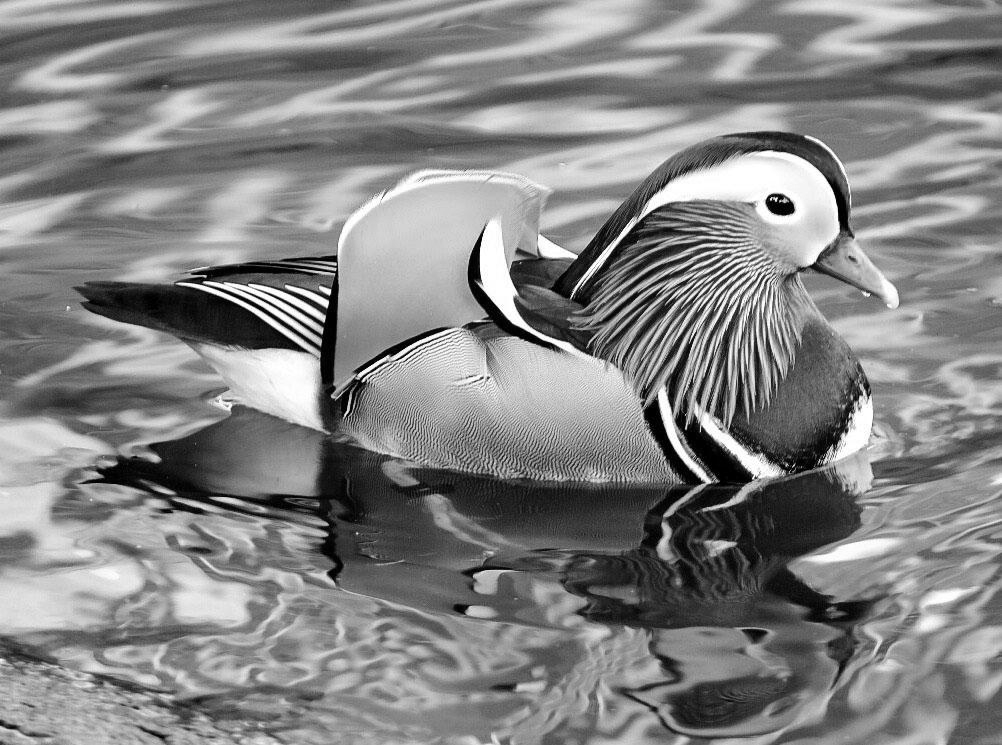
//> input picture testDuck.pgm, 1002 x 745 px
$ ./segmentationFilter testDuck.pgm duck.jpg   (built with g++ and OpenCV 4)
//> lines starting //> are read from the running program, lines starting //| are printed output that depends on the picture; after the words box and inside, x2 and y2 are one past the last pixel; in counts of white or black regions, pixels touching at a corner belong together
/**
 * original authors: OpenCV Team
 * modified from https://github.com/opencv/opencv/blob/master/samples/cpp/tutorial_code/ImgTrans/imageSegmentation.cpp
 */

#include <opencv2/core.hpp>
#include <opencv2/imgproc.hpp>
#include <opencv2/highgui.hpp>
#include <iostream>

using namespace std;
using namespace cv;

int main(int argc, char *argv[])
{
    if ( argc < 3 )
    {
            printf("usage: DisplayImage.out <Image_Path>\n");
            return -1;
    }
    //! [load_image]
    // Load the image
    Mat src = imread( argv[1], 1 );
//> src is the input picture: 745 rows x 1002 cols, CV_8UC3; min 0, max 255, mean 131.9
    if( src.empty() )
    {
        cout << "Could not open or find the image!\n" << endl;
        cout << "Usage: " << argv[0] << " <Input image>" << endl;
        return -1;
    }

    // Show source image
    imshow("Source Image", src);
    //! [load_image]

    //! [black_bg]
    // Change the background from white to black, since that will help later to extract
    // better results during the use of Distance Transform
    for ( int i = 0; i < src.rows; i++ ) {
        for ( int j = 0; j < src.cols; j++ ) {
            if ( src.at<Vec3b>(i, j) == Vec3b(255,255,255) )
            {
                src.at<Vec3b>(i, j)[0] = 0;
                src.at<Vec3b>(i, j)[1] = 0;
                src.at<Vec3b>(i, j)[2] = 0;
            }
        }
    }
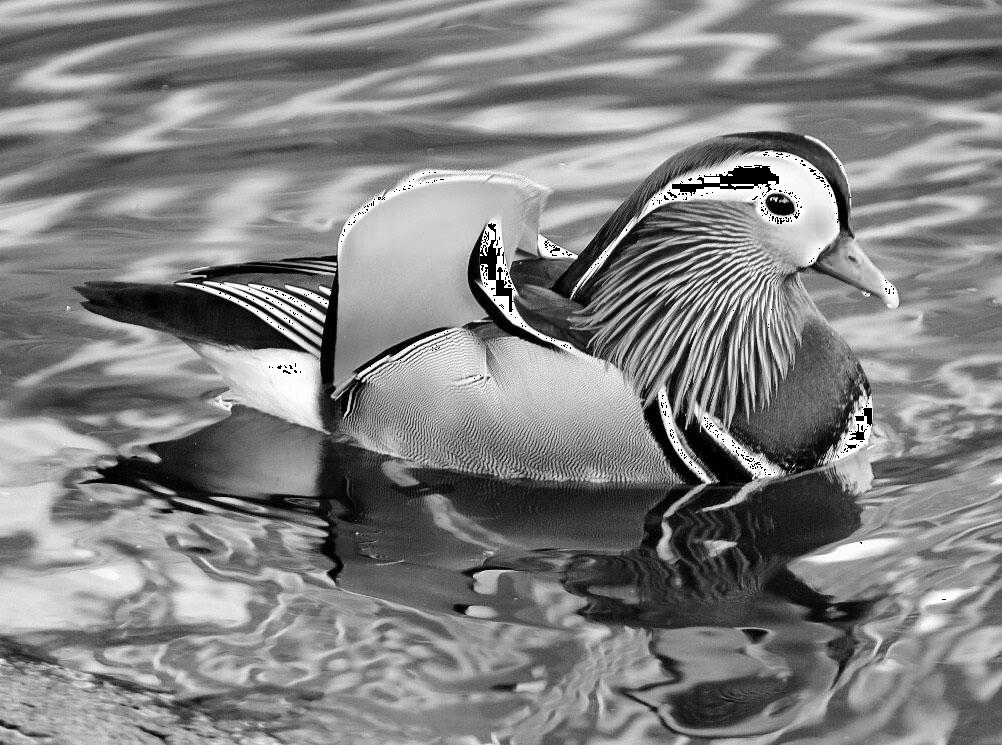
//> src: 745 rows x 1002 cols, CV_8UC3; 0.46% of pixels changed, all inside (x1, y1, x2, y2) = (196, 152, 946, 600)

    // Show output image
    imshow("Black Background Image", src);
    //! [black_bg]

    //! [sharp]
    // Create a kernel that we will use to sharpen our image
    Mat kernel = (Mat_<float>(3,3) <<
                  1,  1, 1,
                  1, -8, 1,
                  1,  1, 1); // an approximation of second derivative, a quite strong kernel

    // do the laplacian filtering as it is
    // well, we need to convert everything in something more deeper then CV_8U
    // because the kernel has some negative values,
    // and we can expect in general to have a Laplacian image with negative values
    // BUT a 8bits unsigned int (the one we are working with) can contain values from 0 to 255
    // so the possible negative number will be truncated
    Mat imgLaplacian;
    filter2D(src, imgLaplacian, CV_32F, kernel);
    Mat sharp;
    src.convertTo(sharp, CV_32F);
    Mat imgResult = sharp - imgLaplacian;

    // convert back to 8bits gray scale
    imgResult.convertTo(imgResult, CV_8UC3);
//> imgResult: 745 rows x 1002 cols, CV_8UC3
    imgLaplacian.convertTo(imgLaplacian, CV_8UC3);
//> imgLaplacian: 745 rows x 1002 cols, CV_8UC3

    // imshow( "Laplace Filtered Image", imgLaplacian );
    imshow( "New Sharped Image", imgResult );
    //! [sharp]

    //! [bin]
    // Create binary image from source image
    Mat bw;
    cvtColor(imgResult, bw, COLOR_BGR2GRAY);
    threshold(bw, bw, 40, 255, THRESH_BINARY | THRESH_OTSU);
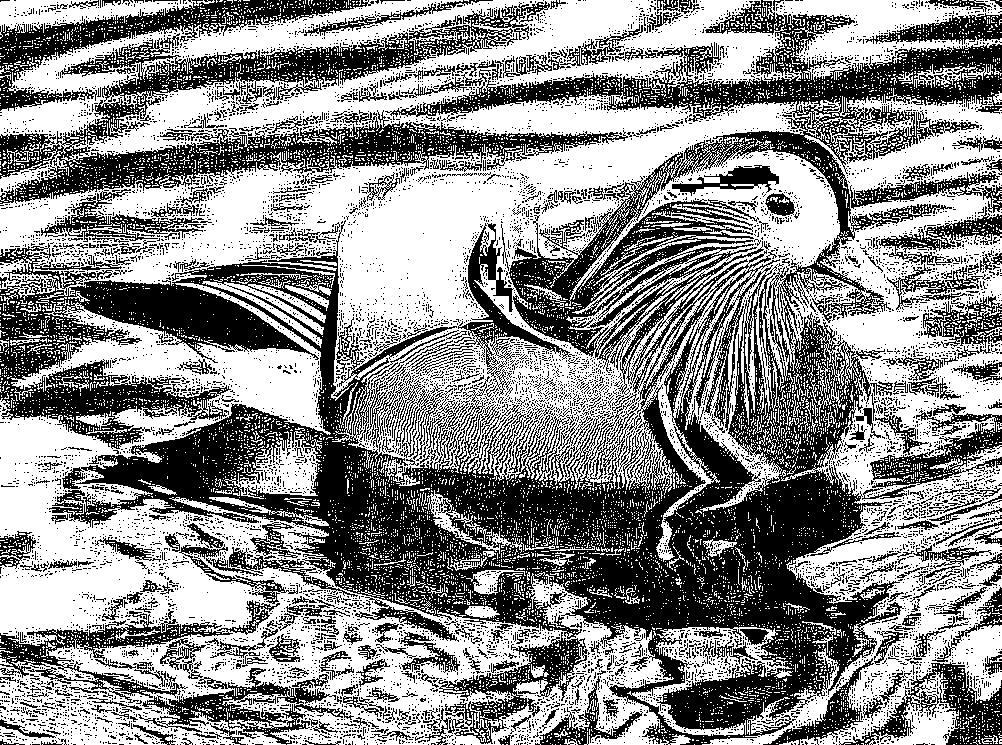
//> bw: 745 rows x 1002 cols, CV_8UC1; 54.9% white; 9722 black regions (9287 under 20 px), largest, box (x1, y1, x2, y2) and area: (0, 0, 1002, 745) 195165, (0, 1, 628, 204) 28819, (0, 0, 374, 111) 8663
    imshow("Binary Image", bw);
    //! [bin]

    //! [dist]
    // Perform the distance transform algorithm
    Mat dist;
    distanceTransform(bw, dist, DIST_L2, 3);

    // Normalize the distance image for range = {0.0, 1.0}
    // so we can visualize and threshold it
    normalize(dist, dist, 0, 1.0, NORM_MINMAX);
    imshow("Distance Transform Image", dist);
    //! [dist]

    //! [peaks]
    // Threshold to obtain the peaks
    // This will be the markers for the foreground objects
    threshold(dist, dist, 0.4, 1.0, THRESH_BINARY);
//> dist: 745 rows x 1002 cols, CV_32FC1; values 0 (black) and 1 (white), 1.8% white; 51 white regions (31 under 20 px), largest, box (x1, y1, x2, y2) and area: (361, 192, 502, 295) 4619, (0, 582, 72, 622) 1937, (562, 0, 623, 36) 1041

    // Dilate a bit the dist image
    Mat kernel1 = Mat::ones(3, 3, CV_8U);
    dilate(dist, dist, kernel1);
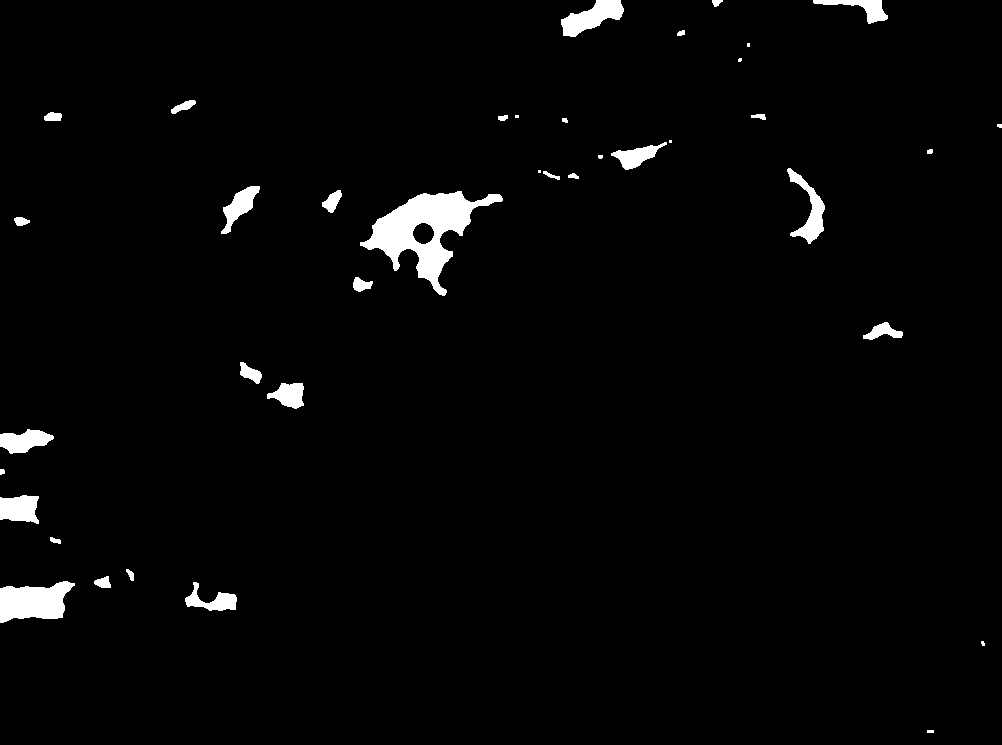
//> dist: 745 rows x 1002 cols, CV_32FC1; values 0 (black) and 1 (white), 2.3% white; 39 white regions (8 under 20 px), largest, box (x1, y1, x2, y2) and area: (360, 191, 503, 296) 5372, (0, 581, 75, 623) 2175, (561, 0, 624, 37) 1230
    imshow("Peaks", dist);
    //! [peaks]

    //! [seeds]
    // Create the CV_8U version of the distance image
    // It is needed for findContours()
    Mat dist_8u;
    dist.convertTo(dist_8u, CV_8U);
//> dist_8u: 745 rows x 1002 cols, CV_8UC1; values 0 (black) and 1 (white), 2.3% white; 39 white regions (8 under 20 px)

    // Find total markers
    vector<vector<Point> > contours;
    findContours(dist_8u, contours, RETR_EXTERNAL, CHAIN_APPROX_SIMPLE);
//> contours = 39 contours, 12 with area under 20; largest, box (x1, y1, x2, y2) and area: (360, 191, 503, 296) 5478, (0, 581, 75, 623) 2071, (561, 0, 624, 37) 1150, (787, 168, 825, 244) 923, (0, 495, 39, 524) 834

    // Create the marker image for the watershed algorithm
    Mat markers = Mat::zeros(dist.size(), CV_32S);

    // Draw the foreground markers
    for (size_t i = 0; i < contours.size(); i++)
    {
        drawContours(markers, contours, static_cast<int>(i), Scalar(static_cast<int>(i)+1), -1);
    }
//> this loop made 39 passes
//> markers: 745 rows x 1002 cols, CV_32SC1; 40 distinct labels, from 0 to 39

    // Draw the background marker
    circle(markers, Point(5,5), 3, Scalar(255), -1);
//> markers: 745 rows x 1002 cols, CV_32SC1; 41 distinct labels, from 0 to 255
    imshow("Markers", markers*10000);
    //! [seeds]

    //! [watershed]
    // Perform the watershed algorithm
    watershed(imgResult, markers);
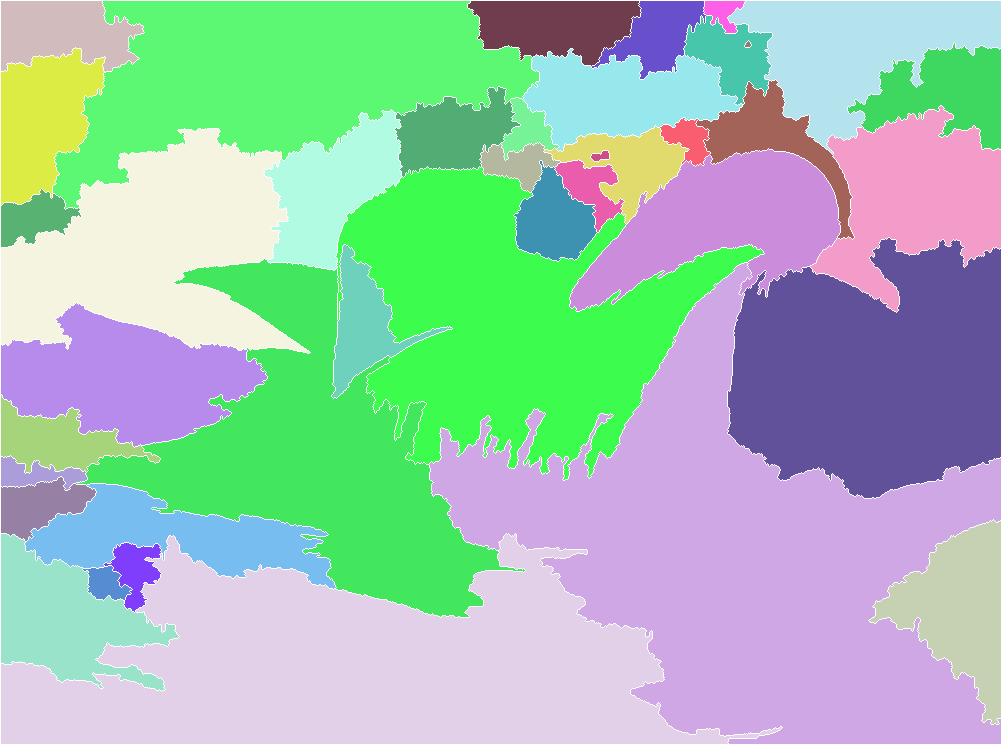
//> markers: 745 rows x 1002 cols, CV_32SC1; 41 distinct labels, from -1 to 255; one colour per label, 0 black, -1 white

    Mat mark;
    markers.convertTo(mark, CV_8U);
    bitwise_not(mark, mark);
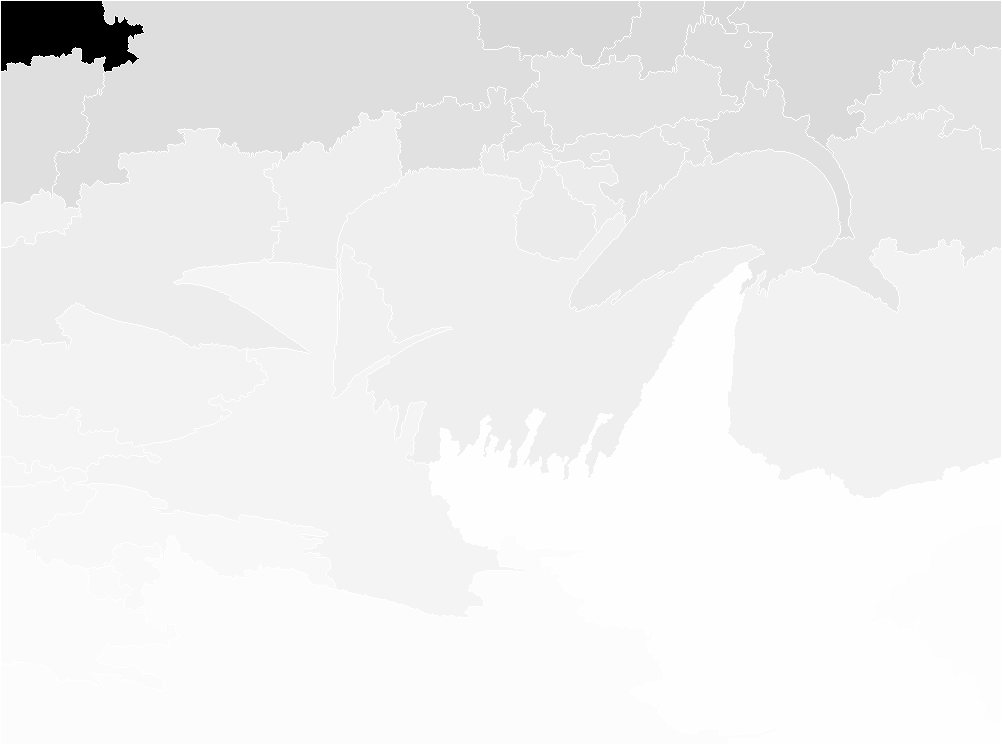
//> mark: 745 rows x 1002 cols, CV_8UC1; min 0, max 255, mean 238.7
    //    imshow("Markers_v2", mark); // uncomment this if you want to see how the mark
    // image looks like at that point

    // Generate random colors
    vector<Vec3b> colors;
    for (size_t i = 0; i < contours.size(); i++)
    {
        int b = theRNG().uniform(0, 256);
        int g = theRNG().uniform(0, 256);
        int r = theRNG().uniform(0, 256);

        colors.push_back(Vec3b((uchar)b, (uchar)g, (uchar)r));
    }

    // Create the result image
    Mat dst = Mat::zeros(markers.size(), CV_8UC3);

    // Fill labeled objects with random colors
    for (int i = 0; i < markers.rows; i++)
    {
        for (int j = 0; j < markers.cols; j++)
        {
            int index = markers.at<int>(i,j);
            if (index > 0 && index <= static_cast<int>(contours.size()))
            {
                dst.at<Vec3b>(i,j) = colors[index-1];
            }
        }
    }
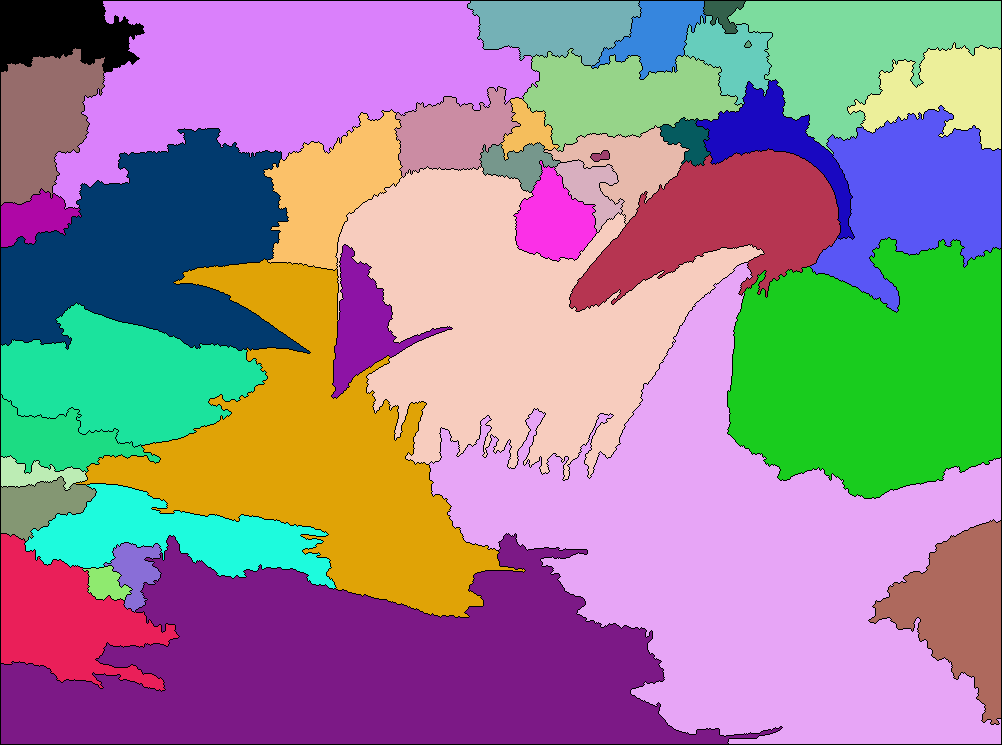
//> dst: 745 rows x 1002 cols, CV_8UC3; mean B, G, R 148.3, 134, 152.3

    // Visualize the final image
    imshow("Final Result", dst);
    //! [watershed]

    waitKey();
    return 0;
}
